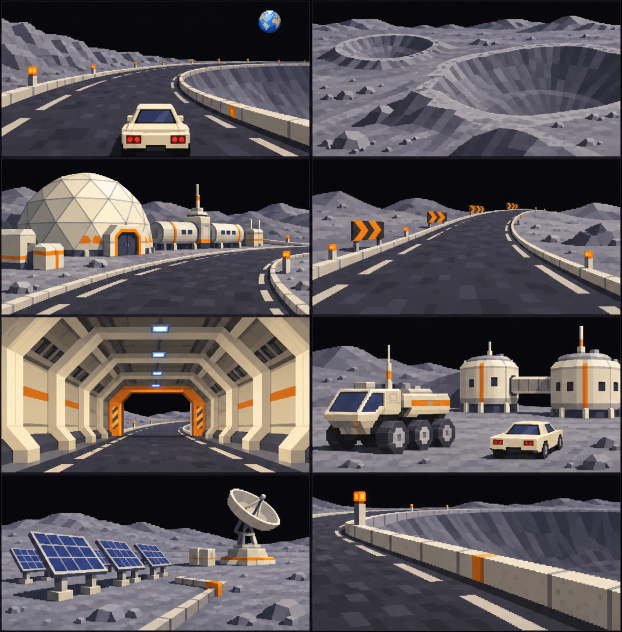
#> input picture docs/proposals/lunar-outpost/moodboard.png, 1244 x 1264 px (shown at 1/2 size)
$ python build_board.py
#> lines starting #> are read from the running program, lines starting #| are printed output that depends on the picture
"""Reproducible preproduction drawings; no game files are changed."""
from pathlib import Path
import json, csv
import numpy as np
from scipy.interpolate import CubicSpline
from scipy.spatial import cKDTree
from shapely.geometry import LinearRing, LineString
import matplotlib
matplotlib.use('Agg')
import matplotlib.pyplot as plt
from matplotlib.patches import Circle, Rectangle
from matplotlib.collections import LineCollection
from PIL import Image

OUT = Path(__file__).parent
P = np.array([[-550,-320],[-790,-130],[-840,140],[-660,390],[-370,430],[-80,270],[200,380],[550,500],[850,320],[960,0],[830,-310],[510,-460],[170,-420],[-130,-510],[-390,-480],[-550,-320]],float)
t = np.r_[0,np.cumsum(np.linalg.norm(np.diff(P,axis=0),axis=1))]
curve = CubicSpline(t,P,bc_type='periodic')
u = np.linspace(0,t[-1],20001)
raw = curve(u)
scale = 4400 / np.linalg.norm(np.diff(raw,axis=0),axis=1).sum()
P *= scale
curve = CubicSpline(t,P,bc_type='periodic')
xy = curve(u)
ss = np.r_[0,np.cumsum(np.linalg.norm(np.diff(xy,axis=0),axis=1))]
s = np.linspace(0,4400,2201)
uu = np.interp(s,ss,u)
xy = curve(uu)
vel,acc = curve(uu,1),curve(uu,2)
k = (vel[:,0]*acc[:,1]-vel[:,1]*acc[:,0])/np.linalg.norm(vel,axis=1)**3
# Altitudes designed in metres, arbitrary local datum; start apron = +18 m.
zk = np.array([[0,18],[360,20],[820,43],[1200,49],[1500,49],[1810,66],[2100,62],[2500,48],[2900,28],[3300,14],[3550,20],[3810,13],[4100,16],[4400,18]],float)
profile = CubicSpline(zk[:,0],zk[:,1],bc_type='periodic')
z,grade = profile(s),profile(s,1)*100
distance3 = np.linalg.norm(np.diff(np.c_[xy,z],axis=0),axis=1).sum()
sectors = [0,500,1450,2050,3300,4400]
names = ['01  BASE LUNAIRE','02  CRATÈRE OCCIDENTAL','03  CRÊTE DE LIAISON','04  GRAND CRATÈRE ORIENTAL','05  PLAINE & SAS']
colors = ['#e5bb72','#dc8d65','#9fbb9d','#81afc4','#b8a0c9']
craters = [dict(name='OCCIDENTAL',x=-545*scale,y=105*scale,r=300*scale,floor=-32,rim=50),dict(name='ORIENTAL',x=540*scale,y=35*scale,r=445*scale,floor=-75,rim=65),dict(name='SATELLITE',x=-70*scale,y=-290*scale,r=145*scale,floor=-10,rim=22)]
# Corridor topology, separately from the conceptual terrain.
ring = LinearRing(xy)
edges = []
for side in [-1,1]:
    tangent = vel/np.linalg.norm(vel,axis=1)[:,None]
    edges.append(LinearRing(xy + side*11*np.c_[-tangent[:,1],tangent[:,0]]).is_simple)
metrics = dict(plan_length_m=4400,spatial_length_m=round(distance3,2),sample_step_plan_m=2,
    min_radius_m=round(1/np.max(abs(k)),2),max_uphill_percent=round(float(max(grade)),2),max_downhill_percent=round(float(min(grade)),2),
    z_min_m=round(float(min(z)),2),z_max_m=round(float(max(z)),2),climb_m=round(float(np.maximum(np.diff(z),0).sum()),2),
    closure_error_m=float(np.linalg.norm(xy[-1]-xy[0])),closed=True,axis_simple=bool(ring.is_simple),edge_22m_simple=bool(all(edges)),
    winding='clockwise',horizontal_interpolant='periodic cubic spline, chord-length parameter',vertical_interpolant='periodic cubic spline in horizontal chainage',
    curvature_sign_changes=int(np.sum(np.sign(k[1:])!=np.sign(k[:-1]))),
    scale_factor=float(scale),road_width_m=18,base_width_m=22,tunnel_chainage_m=[3930,4110],
    sector_boundaries_m=sectors,width_transition_chainages_m=[[280,360],[4220,4300]],craters=craters,control_points_xy_m=P.tolist(),profile_knots_sz_m=zk.tolist(),
    status='Concept coordinates; not imported or playtested in Redline Racer. Profile indicative of intended design, not surveyed topography.')
(OUT/'geometry.json').write_text(json.dumps(metrics,ensure_ascii=False,indent=2),encoding='utf-8')
with (OUT/'centreline.csv').open('w',newline='',encoding='utf-8') as f:
    w=csv.writer(f);w.writerow(['chainage_plan_m','east_m','north_m','altitude_m','grade_percent','curvature_per_m'])
    w.writerows(zip(s,xy[:,0],xy[:,1],z,grade,k))
print(json.dumps(metrics,ensure_ascii=False,indent=2))

BG='#10151c'; FG='#eee9db'; MUTED='#9da9b4'
plt.rcParams.update({'font.family':'DejaVu Sans','text.color':FG,'axes.labelcolor':MUTED,'xtick.color':MUTED,'ytick.color':MUTED,'font.size':10,'svg.fonttype':'none'})

def at(st): return np.array([np.interp(st,s,xy[:,0]),np.interp(st,s,xy[:,1])])

def mapdraw(ax):
    ax.set_facecolor('#1b222b')
    # Territorial masses established before route: bowls, rims, ejecta and saddle.
    gx=np.linspace(-950,1060,350)*scale; gy=np.linspace(-680,690,260)*scale
    X,Y=np.meshgrid(gx,gy); H=np.ones_like(X)*8
    for c in craters:
        R=np.hypot(X-c['x'],Y-c['y'])/c['r']
        angle=np.arctan2(Y-c['y'],X-c['x'])
        rim=(35+15*np.sin(angle)) if c['name']=='OCCIDENTAL' else ((40+25*np.sin(angle)) if c['name']=='ORIENTAL' else 22)
        H += (rim-8)*np.exp(-((R-1)/.25)**2)+(c['floor']-8)*np.exp(-(R/.67)**4)
    H+=45*np.exp(-((X+25*scale)/(260*scale))**2-((Y-270*scale)/(120*scale))**2)
    # Graded shoulder and cut/fill transition. This is a conceptual designed terrain,
    # not a surveyed DEM; the road centre altitude is the authoritative profile.
    dist,idx=cKDTree(xy).query(np.c_[X.ravel(),Y.ravel()]);dist=dist.reshape(X.shape);idx=idx.reshape(X.shape)
    blend=np.clip((dist-15)/55,0,1);blend=blend*blend*(3-2*blend)
    H=blend*H+(1-blend)*z[idx]
    ax.contourf(X,Y,H,levels=[-90,-60,-30,-10,10,25,40,55,70,100],colors=['#151d27','#1c2632','#25313e','#303d49','#3d4955','#4c5661','#5c626b','#6c6e74','#7a7a7c'])
    ax.contour(X,Y,H,levels=[-60,-30,0,30,60],colors='#9ca4aa',linewidths=.35,alpha=.28)
    for c in craters:
        ax.add_patch(Circle((c['x'],c['y']),c['r'],fill=False,ec='#b4b5ac',lw=.7,ls=(0,(3,5)),alpha=.5))
        ax.text(c['x'],c['y'],c['name']+'\nØ '+str(round(2*c['r']))+' m\nfond '+str(c['floor'])+' m',ha='center',va='center',fontsize=8,color='#bec7d0',linespacing=1.6)
    # Service links, deliberately distinct from the racing ribbon.
    base=np.array([-530,-235])*scale
    for pts in [[base,[-430*scale,-180*scale],[-300*scale,-195*scale]], [base,[-260*scale,-435*scale],at(4070)], [at(880),[-750*scale,350*scale]], [at(2550),[1020*scale,140*scale]]]:
        q=np.array(pts); ax.plot(q[:,0],q[:,1],ls='--',lw=1,color='#8c918e',alpha=.8)
    # Width to scale via polygon band, with separate thin sector centerline.
    tangent=vel/np.linalg.norm(vel,axis=1)[:,None]; normal=np.c_[-tangent[:,1],tangent[:,0]]
    down=np.clip((s-280)/80,0,1); down=down*down*(3-2*down)
    up=np.clip((s-4220)/80,0,1); up=up*up*(3-2*up)
    width=11-2*down+2*up
    left,right=xy+normal*width[:,None],xy-normal*width[:,None]
    ax.fill(np.r_[left[:,0],right[::-1,0]],np.r_[left[:,1],right[::-1,1]],color='#e7e2d0',zorder=5)
    for j,(a,b) in enumerate(zip(sectors[:-1],sectors[1:])):
        mask=(s>=a)&(s<=b);ax.plot(*xy[mask].T,color=colors[j],lw=2,zorder=6)
        for st in np.arange(a+150,b,330):
            p,q=at(st-14),at(st+14);ax.annotate('',xy=q,xytext=p,arrowprops=dict(arrowstyle='-|>',color=BG,lw=1.4,mutation_scale=12),zorder=8)
        p=at(a);ax.scatter(*p,s=85,c=colors[j],edgecolor=BG,zorder=9);ax.text(*p,str(j+1),ha='center',va='center',color=BG,weight='bold',fontsize=8,zorder=10)
    # Gallery physically follows the final gentle bend.
    mask=(s>=3930)&(s<=4110); ax.plot(*xy[mask].T,color=FG,lw=7,zorder=7);ax.plot(*xy[mask].T,color='#5d536a',lw=4,zorder=8)
    p=at(0); ax.annotate('DÉPART / ARRIVÉE\n0 / 4 400 m',xy=p,xytext=(-905*scale,-430*scale),fontsize=9,color=FG,arrowprops=dict(arrowstyle='-',color=FG,lw=.8),zorder=12)
    for x,y,r in [(*base,30),(-480*scale,-235*scale,10),(-453*scale,-235*scale,10)]:
        ax.add_patch(Circle((x,y),r,fc='#e7e2d0',ec=BG,lw=1,zorder=10))
    ax.text(base[0],base[1]+65,'DÔME / HABITAT',ha='center',fontsize=8)
    for j in range(4):ax.add_patch(Rectangle((-310*scale+j*20,-195*scale),13,28,fc='#547f9e',ec='#a2b3bf',lw=.4))
    ax.text(-270*scale,-245*scale,'SOLAIRE',ha='center',fontsize=7)
    installations=[(-750,350,'RELAIS',(-870,425)),(1020,140,'SCIENCE',(1020,300)),(-260,-435,'GARAGE / ROVER',(-80,-650))]
    for x,y,label,txt in installations:
        ax.scatter(x*scale,y*scale,marker='s',s=26,color='#e7e2d0',zorder=9)
        ax.annotate(label,xy=(x*scale,y*scale),xytext=np.array(txt)*scale,ha='right' if label=='SCIENCE' else 'left',fontsize=7,arrowprops=dict(arrowstyle='-',color=MUTED,lw=.6))
    ax.annotate('CRÊTE · RÉVÉLATION TERRE',xy=at(1810),xytext=(-170*scale,620*scale),ha='center',fontsize=8,arrowprops=dict(arrowstyle='-',color=MUTED,lw=.7))
    ax.annotate('GALERIE 180 m · SAS OUVERTS',xy=at(4030),xytext=(-670*scale,-630*scale),fontsize=8,arrowprops=dict(arrowstyle='-',color=MUTED,lw=.7))
    ax.text(910*scale,590*scale,'N ↑',ha='center',fontsize=14)
    ax.plot([-870*scale,-870*scale+250],[-590*scale]*2,color=FG,lw=3)
    ax.text(-870*scale+125,-565*scale,'250 m',ha='center',fontsize=8)
    ax.set_xlim(gx[0],gx[-1]);ax.set_ylim(gy[0],gy[-1]);ax.set_aspect('equal')
    ax.set_xlabel('Est / ouest · mètres');ax.set_ylabel('Nord / sud · mètres');ax.tick_params(labelsize=7)
    for spine in ax.spines.values():spine.set_color('#44505d')

def profdraw(ax):
    ax.set_facecolor(BG)
    for j,(a,b) in enumerate(zip(sectors[:-1],sectors[1:])):
        m=(s>=a)&(s<=b);ax.fill_between(s[m],z[m],0,color=colors[j],alpha=.12);ax.plot(s[m],z[m],c=colors[j],lw=2)
    ax.axvspan(3930,4110,color=FG,alpha=.1)
    ax.set_xlim(0,4400);ax.set_ylim(0,90);ax.set_yticks([0,30,60,90]);ax.grid(alpha=.12)
    ax.set_xlabel('Chaînage horizontal (m)',fontsize=8);ax.set_ylabel('Altitude (m)',fontsize=8)
    ax.tick_params(labelsize=7)
    for st,label in [(0,'BASE'),(1200,'REBORD O.'),(1810,'CRÊTE'),(2900,'DESCENTE E.'),(4020,'SAS')]:
        ax.text(st+20,float(profile(st))+7,label,fontsize=6.5,color=MUTED)
    for sp in ax.spines.values():sp.set_visible(False)

fig=plt.figure(figsize=(26,17),facecolor=BG)
fig.text(.035,.952,'REDLINE RACER   /   TRACK DESIGN STUDY 06',fontsize=11,color='#d68a42',weight='bold')
fig.text(.035,.907,'LUNAR OUTPOST',fontsize=44,weight='bold')
fig.text(.036,.875,'Deux bassins. Une crête. La colonie disparaît derrière vous.',fontsize=14,color=MUTED)
fig.text(.965,.94,'4,40 km  /  5 secteurs',ha='right',fontsize=22)
fig.text(.965,.912,f"18–22 m de large   ·   relief {z.min():.0f}–{z.max():.0f} m   ·   pente max. {max(abs(grade)):.1f} %",ha='right',fontsize=12,color=MUTED)
fig.text(.965,.88,'PRÉPRODUCTION  /  17 NOV. 2026',ha='right',fontsize=10,color=MUTED)
fig.text(.035,.837,'01 / TERRITOIRE & BOUCLE À L’ÉCHELLE',fontsize=12,weight='bold')
fig.text(.587,.837,'02 / MOODBOARD ORIGINAL · INTENTIONS, PAS CAPTURES DU JEU',fontsize=10,weight='bold')
ax=fig.add_axes([.045,.365,.515,.45]);mapdraw(ax)
art=fig.add_axes([.585,.335,.38,.482]);art.imshow(Image.open(OUT/'moodboard.png'));art.axis('off')
# Labels follow the row-major ordering of the original contact sheet.
captions=[('01  COURBE SIGNATURE','Garder : arc ouvert, Terre fixe.','Écarter : route proche du vide sans retenue.'),('02  TERRITOIRE','Garder : deux bassins inégaux.','Écarter : relief détaillé au bord roulable.'),('03  COLONIE 1978','Garder : dôme facetté, modules courts.','Écarter : ville spatiale continue.'),('04  CRÊTE','Garder : balisage avant le sommet.','Écarter : virage caché après la bosse.'),('05  GALERIE','Garder : anneaux, sortie éclairée.','Écarter : sas mobiles pendant la course.'),('06  ÉCHELLE HUMAINE','Garder : rover hors chaussée.','Écarter : véhicule géant ou trafic.'),('07  ÉNERGIE / RELAIS','Garder : îlot technique compact.','Écarter : antenne dominante façon Area 51.'),('08  GUIDAGE','Garder : sol sombre, bordure ivoire.','Écarter : néon continu et faible contraste.')]
for j,(title,a,b) in enumerate(captions):
    x=.587+(j%2)*.195; y=.31-(j//2)*.061
    fig.text(x,y,title,fontsize=9,color='#e5bb72',weight='bold')
    fig.text(x,y-.016,a,fontsize=7.5,color=FG);fig.text(x,y-.030,b,fontsize=7.5,color=MUTED)
fig.text(.035,.321,'03 / PROFIL LONGITUDINAL PROPOSÉ',fontsize=12,weight='bold')
fig.text(.035,.301,'Indicatif : altitudes conçues, sans relevé réel ni validation en jeu. Même axe que le plan.',fontsize=8,color=MUTED)
prof=fig.add_axes([.055,.165,.49,.12]);profdraw(prof)
for j,n in enumerate(names):
    x=.035+(j%3)*.175;y=.112-(j//3)*.023
    fig.text(x,y,n,fontsize=8,color=colors[j],weight='bold')
fig.text(.035,.059,'Secteurs colorés = document. Pointillés = dessertes. Terrain et terrassements indicatifs ; échelle XY uniforme.',fontsize=8,color=MUTED)
fig.text(.035,.04,f"BOUCLE VÉRIFIÉE   fermeture 0 m · aucun croisement · rayon min. {metrics['min_radius_m']:.0f} m · longueur 3D {distance3:.0f} m",fontsize=9,color=FG)
for j,c in enumerate(['#070b13','#777f8c','#303640','#e7e2d0','#547f9e','#d68a42']):
    fig.add_artist(Rectangle((.587+j*.063,.055),.055,.017,transform=fig.transFigure,fc=c,ec='#68717b',lw=.5))
fig.text(.587,.04,'ISOLEMENT / ÉLAN / MINÉRAL / ANALOGIQUE / HORIZON',fontsize=8,color=MUTED)
fig.savefig(OUT/'planche-lunar-outpost.png',dpi=170,facecolor=BG)
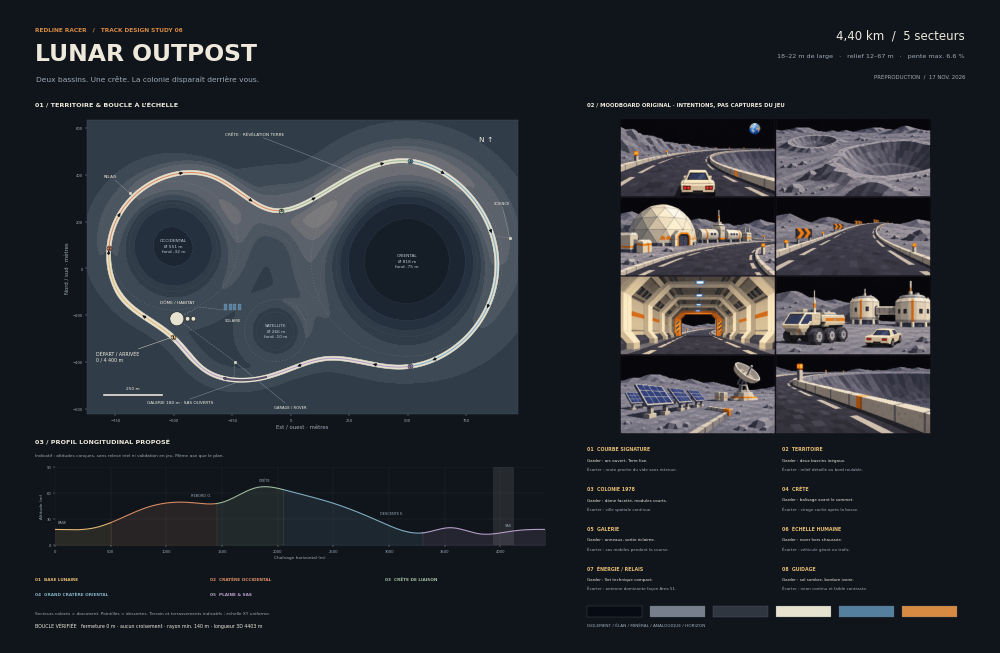
#> figure drawn by matplotlib, 3 panels; panel 3: curve peaks at x = 500, y = 25.78; panel 3: curve peaks at x = 1126, y = 49.33; panel 3: curve peaks at x = 1884, y = 67.03
fig.savefig(OUT/'planche-lunar-outpost.svg',facecolor=BG)
plt.close(fig)
fig=plt.figure(figsize=(15,11),facecolor=BG);a=fig.add_axes([.08,.09,.86,.80]);mapdraw(a);fig.suptitle('LUNAR OUTPOST — Plan territorial et tracé coté',fontsize=20,y=.96);fig.text(.08,.025,'Mètres · sens horaire · route 18 m / base 22 m · courbes de niveau conceptuelles, non relevées',color=MUTED);fig.savefig(OUT/'plan-territorial.png',dpi=180);plt.close(fig)
#> after `fig = plt.figure(figsize=(15, 11), facecolor=BG)`:
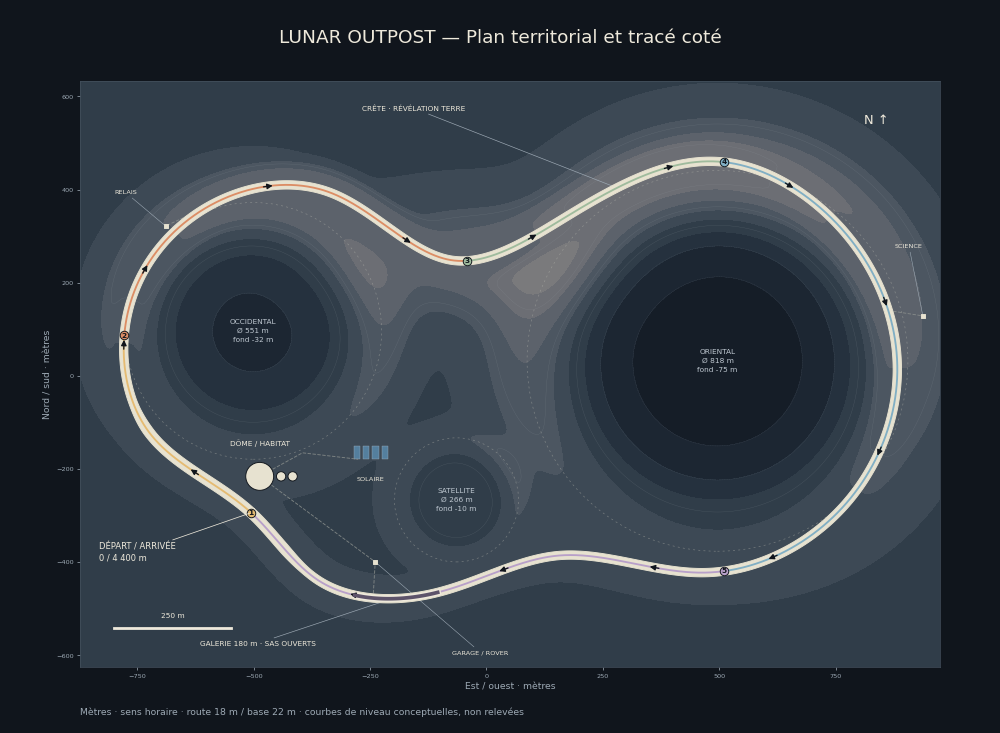
#> figure drawn by matplotlib, 1 panel
fig=plt.figure(figsize=(15,4),facecolor=BG);a=fig.add_axes([.08,.2,.88,.6]);profdraw(a);fig.suptitle('Profil indicatif de conception — même chaînage que le plan',fontsize=15);fig.savefig(OUT/'profil-altimetrique.png',dpi=180);plt.close(fig)
#> after `fig = plt.figure(figsize=(15, 4), facecolor=BG)`:
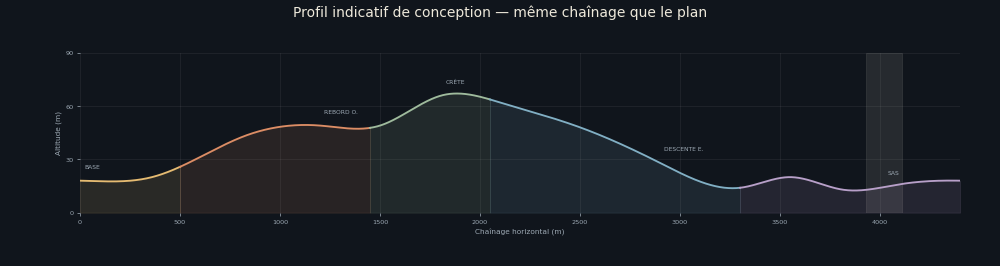
#> figure drawn by matplotlib, 1 panel; curve peaks at x = 500, y = 25.78; curve peaks at x = 1126, y = 49.33; curve peaks at x = 1884, y = 67.03
